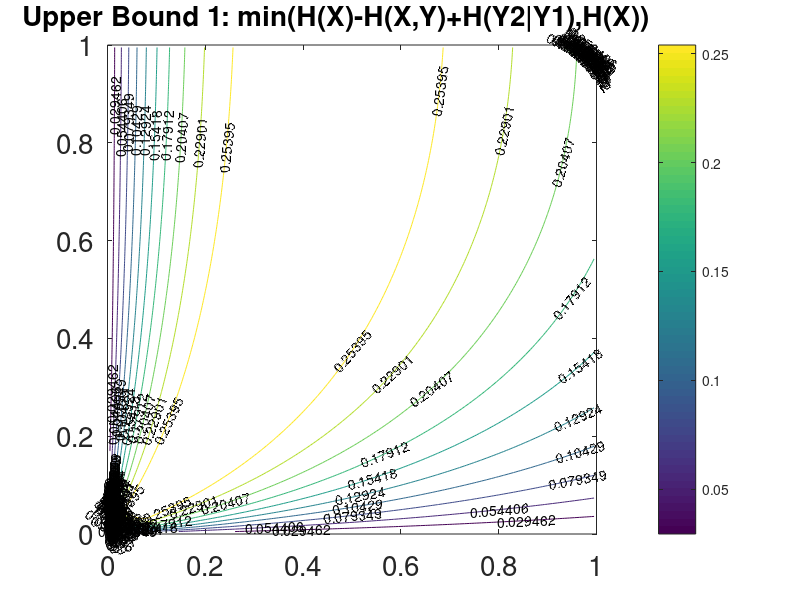

Write the MATLAB code that produced this figure. (Note: a time limit stopped this script after it produced the figure.)
%% Two state channel model with output Y given by (0/Unbound, 1/Bound) and
% input X given by (0/Low, 1/High).  
%
% Calculate the discrete time transition matrix, and bounds on the mutual
% information rates.  
%
% Background.  The mutual information rate is
%
% MI(X,Y) = H(X)+H(Y)-H(X,Y)
%
% We take X to be a Markov process with transition probabilities 
%
% X=0->X=1 w.pr. r (per time step)
% X=1->X=0 w.pr. s (per time step)
% 
% Therefore H(X) is a known function of r and s.
%
% The transition matrix for X is [r,1-r; s,1-s]. (Rows summing to one.)
%
% The steady state distribution for X is

px0=@(r,s)s./(r+s); % probability that X=0 (low concentration)
px1=@(r,s)r./(r+s); % probability that X=1 (high concentration)

% The binary entropy function is 

phi2=@(p)(p.*log2(1./p)+(1-p).*log2(1./(1-p))); % entropy is measured in bits

% The entropy rate of X is 

HX=@(r,s)px0(r,s).*phi2(r)+px1(r,s).*phi2(s); % standard entropy rate for 2-state Markov process

%% Check
rvec=linspace(0,1,201); % r-grid for plotting
svec=linspace(0,1,200); % s-grid for plotting
[rplot,splot]=meshgrid(rvec,svec);
HXplot=HX(rplot,splot);
figure
[c,h]=contour(rplot,splot,HXplot);
clabel(c,h);
axis equal,axis tight,axis([0 1 0 1])
colorbar
set(gca,'FontSize',20)

%% The joint process. 
% (X-index shifted by 1 to match notation in our paper, which was chosen to
% match the notation in the Berger papers.  The joint Markov process is
% then (X(t+1),Y(t))->(X(t+2),Y(t+1)).
%
% For notation we use X=0(Low) or X=1(High) and Y=0(Unbound) or Y=1(Bound).
%
% The output Y has transition probability Y(t)=0->Y(t+1)=1 that depends on
% the value of X(t+1).  We assume the transition probability
% Y(t)=1->Y(t+1)=0 is independent of X(t+1).  In the general case, we have the following.
% If X(t+1)=0 then Pr(Y(t+1)=1 | Y(t)=0) = alo, and Pr(Y(t+1)=0 | Y(t)=0) = 1-alo.
% If X(t+1)=1 then Pr(Y(t+1)=1 | Y(t)=0) = ahi, and Pr(Y(t+1)=0 | Y(t)=0) = 1-ahi.
% For all X, Pr(Y(t+1)=0 | Y(t)=1) = b, and Pr(Y(t+1)=1 | Y(t)=1) = 1-b.
%
% With this definition, the combined process Z(t)=(X(t+1),Y(t)) is a Markov
% process on four states:
% Z1=(X=0,Y=0)
% Z2=(X=0,Y=1)
% Z3=(X=1,Y=0)
% Z4=(X=1,Y=1)
%
% The transition matrix for Z is given by T (rows sum to 1)
T=@(r,s,alo,ahi,b)...
    [(1-r).*(1-alo),  (1-r).*alo,     r.*(1-alo),       r.*alo;
    (1-r).*b,           (1-r).*(1-b),  r.*b,               r.*(1-b);
    s.*(1-ahi),        s.*ahi,          (1-s).*(1-ahi), (1-s).*ahi;
    s.*b,                s.*(1-b),       (1-s).*b,         (1-s).*(1-b)];

% For future reference:
aloplot=.1; % nominal "low" binding rate
ahiplot=.9; % nominal "high" binding rate
bplot=.5; % nominal unbinding rate

% We will need the components of T one by one later.

% First Row of T:
TLU2LU=@(r,s,alo,ahi,b)(1-r).*(1-alo);
TLU2LB=@(r,s,alo,ahi,b)(1-r).*alo;
TLU2HU=@(r,s,alo,ahi,b)r.*(1-alo);
TLU2HB=@(r,s,alo,ahi,b)r.*alo;

% Second Row of T:
TLB2LU=@(r,s,alo,ahi,b)(1-r).*b;
TLB2LB=@(r,s,alo,ahi,b)(1-r).*(1-b);
TLB2HU=@(r,s,alo,ahi,b)r.*b;
TLB2HB=@(r,s,alo,ahi,b)r.*(1-b);

% Third Row of T:
THU2LU=@(r,s,alo,ahi,b)s.*(1-ahi);
THU2LB=@(r,s,alo,ahi,b)s.*ahi;
THU2HU=@(r,s,alo,ahi,b)(1-s).*(1-ahi);
THU2HB=@(r,s,alo,ahi,b)(1-s).*ahi;

% Fourth Row of T:
THB2LU=@(r,s,alo,ahi,b)s.*b;
THB2LB=@(r,s,alo,ahi,b)s.*(1-b);
THB2HU=@(r,s,alo,ahi,b)(1-s).*b;
THB2HB=@(r,s,alo,ahi,b)(1-s).*(1-b);

% To check: alternate definition of T.  It works! (2013-03-15 2:00 pm EDT)
% Now comment it out and use the original only.
%T=@(r,s,alo,ahi,b)...
%    [TLU2LU(r,s,alo,ahi,b),TLU2LB(r,s,alo,ahi,b),TLU2HU(r,s,alo,ahi,b),TLU2HB(r,s,alo,ahi,b);...
%    TLB2LU(r,s,alo,ahi,b),TLB2LB(r,s,alo,ahi,b),TLB2HU(r,s,alo,ahi,b),TLB2HB(r,s,alo,ahi,b);...
%    THU2LU(r,s,alo,ahi,b),THU2LB(r,s,alo,ahi,b),THU2HU(r,s,alo,ahi,b),THU2HB(r,s,alo,ahi,b);...
%    THB2LU(r,s,alo,ahi,b),THB2LB(r,s,alo,ahi,b),THB2HU(r,s,alo,ahi,b),THB2HB(r,s,alo,ahi,b)];

% Transition probability matrix in a different form:
% Pr[X3=x3,Y2=y2|X2=x2,Y1=y1], i.e. T(x2,y1->x3,y2), written as a function of x2,y1,x3,y2:
TT=@(r,s,alo,ahi,b,x2,y1,x3,y2)...
    ...% First Row of T:
    (1-x2).*(1-y1).*(1-x3).*(1-y2).*TLU2LU(r,s,alo,ahi,b)+...
    (1-x2).*(1-y1).*(1-x3).*y2.*TLU2LB(r,s,alo,ahi,b)+...
    (1-x2).*(1-y1).*x3.*(1-y2).*TLU2HU(r,s,alo,ahi,b)+...
    (1-x2).*(1-y1).*x3.*y2.*TLU2HB(r,s,alo,ahi,b)+...
    ...% Second Row of T:
    (1-x2).*y1.*(1-x3).*(1-y2).*TLB2LU(r,s,alo,ahi,b)+...
    (1-x2).*y1.*(1-x3).*y2.*TLB2LB(r,s,alo,ahi,b)+...
    (1-x2).*y1.*x3.*(1-y2).*TLB2HU(r,s,alo,ahi,b)+...
    (1-x2).*y1.*x3.*y2.*TLB2HB(r,s,alo,ahi,b)+...
    ...% Third Row of T:
    x2.*(1-y1).*(1-x3).*(1-y2).*THU2LU(r,s,alo,ahi,b)+...
    x2.*(1-y1).*(1-x3).*y2.*THU2LB(r,s,alo,ahi,b)+...
    x2.*(1-y1).*x3.*(1-y2).*THU2HU(r,s,alo,ahi,b)+...
    x2.*(1-y1).*x3.*y2.*THU2HB(r,s,alo,ahi,b)+...
    ...% Fourth Row of T:
    x2.*y1.*(1-x3).*(1-y2).*THB2LU(r,s,alo,ahi,b)+...
    x2.*y1.*(1-x3).*y2.*THB2LB(r,s,alo,ahi,b)+...
    x2.*y1.*x3.*(1-y2).*THB2HU(r,s,alo,ahi,b)+...
    x2.*y1.*x3.*y2.*THB2HB(r,s,alo,ahi,b);

%% The stationary distribution for Z is given by

abar=@(r,s,alo,ahi)(r*ahi + s*alo)./(r + s); % average of "a" over input ensemble
lambda=@(r,s)1-(r+s); % eigenvalue for convergence rate of 2 state Markov input process
% make sure r and s can be arrays, for plotting
% ZZ is the normalization constant for the stationary probability
% distribution.
ZZ=@(r,s,alo,ahi,b)...
   b*s.*(1-lambda(r,s)+(ahi+b)*lambda(r,s))+...
    s.*(lambda(r,s)*alo*(ahi+b)+(r+s).*abar(r,s,alo,ahi))+...
    b*r.*(1-lambda(r,s)+(alo+b)*lambda(r,s))+...
    r.*(lambda(r,s)*ahi*(alo+b)+(r+s).*abar(r,s,alo,ahi));

pxy00=@(r,s,alo,ahi,b)b*s.*(1-lambda(r,s)+(ahi+b)*lambda(r,s))./ZZ(r,s,alo,ahi,b);
pxy01=@(r,s,alo,ahi,b)s.*(lambda(r,s)*alo*(ahi+b)+(r+s).*abar(r,s,alo,ahi))./ZZ(r,s,alo,ahi,b);
pxy10=@(r,s,alo,ahi,b)b*r.*(1-lambda(r,s)+(alo+b)*lambda(r,s))./ZZ(r,s,alo,ahi,b);
pxy11=@(r,s,alo,ahi,b)r.*(lambda(r,s).*ahi*(alo+b)+(r+s).*abar(r,s,alo,ahi))./ZZ(r,s,alo,ahi,b);

%% test stationary distribution
commandwindow
disp('Checking stationary distribution code is consistent...')
for j=1:5
    r=rand;s=rand;alo=rand;ahi=rand;b=rand;
    pxy=[pxy00(r,s,alo,ahi,b),pxy01(r,s,alo,ahi,b),pxy10(r,s,alo,ahi,b),pxy11(r,s,alo,ahi,b)];
    disp(sum(pxy))
    disp([pxy;pxy*T(r,s,alo,ahi,b)]); % should be 1 and identical)
    pause(1)
end
clear pxy r s alo ahi b
disp('OK, at long last it works!  2013-03-15, 11:30 am EDT')

%% Entropy rate of (X,Y) together 
% In the paper's notation, this is the entropy of the process
% Z(t)=(X(t+1),Y(t)).  

% We will need the entropy of a four-component distribution.  The
% quaternary entropy function is (in bits)

phi4=@(p1,p2,p3,p4)...
    (p1.*log2(1./p1)+p2.*log2(1./p2)+p3.*log2(1./p3)+p4.*log2(1./p4)); 

HXY=@(r,s,alo,ahi,b)...
    pxy00(r,s,alo,ahi,b).*...
    phi4(TLU2LU(r,s,alo,ahi,b),TLU2LB(r,s,alo,ahi,b),TLU2HU(r,s,alo,ahi,b),TLU2HB(r,s,alo,ahi,b))...
    +...
    pxy01(r,s,alo,ahi,b).*...
    phi4(TLB2LU(r,s,alo,ahi,b),TLB2LB(r,s,alo,ahi,b),TLB2HU(r,s,alo,ahi,b),TLB2HB(r,s,alo,ahi,b))...
    +...
    pxy10(r,s,alo,ahi,b).*...
    phi4(THU2LU(r,s,alo,ahi,b),THU2LB(r,s,alo,ahi,b),THU2HU(r,s,alo,ahi,b),THU2HB(r,s,alo,ahi,b))...
    +...
    pxy11(r,s,alo,ahi,b).*...
    phi4(THB2LU(r,s,alo,ahi,b),THB2LB(r,s,alo,ahi,b),THB2HU(r,s,alo,ahi,b),THB2HB(r,s,alo,ahi,b));

%   Entries of "T": each row is a probability distribution of destinations.        
%   [TLU2LU(r,s,alo,ahi,b),TLU2LB(r,s,alo,ahi,b),TLU2HU(r,s,alo,ahi,b),TLU2HB(r,s,alo,ahi,b);...
%   TLB2LU(r,s,alo,ahi,b),TLB2LB(r,s,alo,ahi,b),TLB2HU(r,s,alo,ahi,b),TLB2HB(r,s,alo,ahi,b);...
%   THU2LU(r,s,alo,ahi,b),THU2LB(r,s,alo,ahi,b),THU2HU(r,s,alo,ahi,b),THU2HB(r,s,alo,ahi,b);...
%   THB2LU(r,s,alo,ahi,b),THB2LB(r,s,alo,ahi,b),THB2HU(r,s,alo,ahi,b),THB2HB(r,s,alo,ahi,b)];

%% plot HXY

HXYplot=HXY(rplot,splot,aloplot,ahiplot,bplot);
figure
[c,h]=contour(rplot,splot,HXYplot);
clabel(c,h);
axis equal,axis tight,axis([0 1 0 1])
colorbar
set(gca,'FontSize',20)
title('Joint Entropy Rate H(X,Y)','FontSize',20)

% Checks out.  Had to replace "*" with ".*" for r, s products to work
% properly.  PJT 2013-03-15 2:30 p.m.

%% The Mutual information is MI=H(X)+H(Y)-H(X,Y)
% Since H(Y)>=0, MI >=H(X)-H(X,Y) gives the simplest lower bound. Plot this
% lower bound "0"
MILB0=@(r,s,alo,ahi,b) HX(r,s)-HXY(r,s,alo,ahi,b);
MILB0plot=MILB0(rplot,splot,aloplot,ahiplot,bplot);
figure
[c,h]=contour(rplot,splot,MILB0plot);
clabel(c,h);
axis equal,axis tight,axis([0 1 0 1])
colorbar
set(gca,'FontSize',20)
title('Lower Bound 0: H(X)-H(X,Y)','FontSize',20)

% Comment: this quantity turns out to be negative.  Since MI>=0, this is
% not much of a lower bound!

%% Entropy of Y (single trial) Gives the simplest upper bound on H[Y]
py0=@(r,s,alo,ahi,b)pxy00(r,s,alo,ahi,b)+pxy10(r,s,alo,ahi,b);
py1=@(r,s,alo,ahi,b)pxy01(r,s,alo,ahi,b)+pxy11(r,s,alo,ahi,b);
HYUB0=@(r,s,alo,ahi,b)phi2(py0(r,s,alo,ahi,b));
HYcheck=@(r,s,alo,ahi,b)phi2(py1(r,s,alo,ahi,b)); % should be same as HY.

%Check construction
disp('Quick check that I constructed the entropy H[Y] (one step) correctly:')
r=rand(1,5);s=rand(1,5);alo=rand;ahi=rand;b=rand;
commandwindow
disp([HYUB0(r,s,alo,ahi,b);HYcheck(r,s,alo,ahi,b)])
clear r s alo ahi b
disp('OK, appears consistent.  Moving on...')

% plot HY
HYplot=HYUB0(rplot,splot,aloplot,ahiplot,bplot);
figure
[c,h]=contour(rplot,splot,HYplot);
clabel(c,h);
axis equal,axis tight,axis([0 1 0 1])
colorbar
set(gca,'FontSize',20)
shg

% Looks OK (2014-04-06)

%% Simplest upper bound is MI<=H(X)-H(X,Y)+H(Y,snapshot)
MIUB0=@(r,s,alo,ahi,b)HX(r,s)-HXY(r,s,alo,ahi,b)+HYUB0(r,s,alo,ahi,b);
MIUB0plot=MIUB0(rplot,splot,aloplot,ahiplot,bplot);
figure
[c,h]=contour(rplot,splot,MIUB0plot);
clabel(c,h);
axis equal,axis tight,axis([0 1 0 1])
colorbar
set(gca,'FontSize',20)
title('Upper Bound 0: H(X)-H(X,Y)+H(Y1)','FontSize',20)
shg

% Comment: this quantity shows the famous "ridge" that apparently stays
% positive all the way to r=s=0, where we know MI must go to zero.  

%% Next simplest Lower Bound is based on H[Y2|X2,Y1]
HYLB1=@(r,s,alo,ahi,b) ...
    pxy00(r,s,alo,ahi,b).*phi2(TLU2LB(r,s,alo,ahi,b)+TLU2HB(r,s,alo,ahi,b))+...
    pxy01(r,s,alo,ahi,b).*phi2(TLB2LB(r,s,alo,ahi,b)+TLB2HB(r,s,alo,ahi,b))+...
    pxy10(r,s,alo,ahi,b).*phi2(THU2LB(r,s,alo,ahi,b)+THU2HB(r,s,alo,ahi,b))+...
    pxy11(r,s,alo,ahi,b).*phi2(THB2LB(r,s,alo,ahi,b)+THB2HB(r,s,alo,ahi,b));
MILB1=@(r,s,alo,ahi,b)HX(r,s)-HXY(r,s,alo,ahi,b)+HYLB1(r,s,alo,ahi,b);
MILB1plot=MILB1(rplot,splot,aloplot,ahiplot,bplot);
% Skip this plot -- MI is zero to within machine precision, but takes a
% long time to plot on account of the many interwoven level curves.
%figure
%[c,h]=contour(rplot,splot,MILB1plot);
%clabel(c,h);
%axis equal,axis tight,axis([0 1 0 1])
%colorbar
%set(gca,'FontSize',20)
%title('Lower Bound 1: H(X)-H(X,Y)+H(Y2|X2,Y1)','FontSize',20)
%shg
    
% Comment: this quantity apparently evaluates to zero, within machine
% precision!  So that is the same as saying MI>=0.

%% Next simplest Upper Bound is based on H[Y2|Y1]

% We need Pr[X3=x3,Y2=y2|Y1=y1] and Pr[x2=x2|Y1=y1].  

% To convert from (x,y) indexing to i=[1,2,3,4] indexing, note that
% [0:3=(2x+y)] has a one in exactly location 1,2,3 or 4, depending on
% whether xy=00, xy=01, xy=10, or xy=11, respectively.

% Pr[X2=x2|Y1=y1]
px2gy1=@(r,s,alo,ahi,b,x2,y1)...
    (1-x2).*(1-y1).*(pxy00(r,s,alo,ahi,b)./(py0(r,s,alo,ahi,b)))+... % case x2=0,y1=0
    (1-x2).*y1    .*(pxy01(r,s,alo,ahi,b)./(py1(r,s,alo,ahi,b)))+... % case x2=0,y1=1
    x2.*(1-y1)    .*(pxy10(r,s,alo,ahi,b)./(py0(r,s,alo,ahi,b)))+... % case x2=1,y1=0
    x2.*y1        .*(pxy11(r,s,alo,ahi,b)./(py1(r,s,alo,ahi,b)));    % case x2=1,y2=1

% Pr[X3=x3,Y2=y2|Y1=y1]
px3y2gy1=@(r,s,alo,ahi,b,x3,y2,y1)...
    TT(r,s,alo,ahi,b,0,y1,x3,y2)... % Pulls out the (L,y1)->(x3,y2) element of T, i.e. Pr[X3=x3,Y2=y2|X2=L,Y1=y1]
    .*px2gy1(r,s,alo,ahi,b,0,y1)+... % Gives Pr[X=L|Y1=y1]
    TT(r,s,alo,ahi,b,1,y1,x3,y2)... % Pulls out the (H,y1)->(x3,y2) element of T, i.e. Pr[X3=x3,Y2=y2|X2=H,Y1=y1]
    .*px2gy1(r,s,alo,ahi,b,1,y1);     % Gives Pr[X=H|Y1=y1]

HYUB1=@(r,s,alo,ahi,b) ...
    py0(r,s,alo,ahi,b).*phi2(px3y2gy1(r,s,alo,ahi,b,0,1,0)+px3y2gy1(r,s,alo,ahi,b,1,1,0))+...
    py1(r,s,alo,ahi,b).*phi2(px3y2gy1(r,s,alo,ahi,b,0,1,1)+px3y2gy1(r,s,alo,ahi,b,1,1,1));
MIUB1=@(r,s,alo,ahi,b)HX(r,s)-HXY(r,s,alo,ahi,b)+HYUB1(r,s,alo,ahi,b);
MIUB1plot=min(MIUB1(rplot,splot,aloplot,ahiplot,bplot),HX(rplot,splot));
figure
[c,h]=contour(rplot,splot,MIUB1plot);
clabel(c,h);
axis equal,axis tight,axis([0 1 0 1])
colorbar
set(gca,'FontSize',20)
title('Upper Bound 1: min(H(X)-H(X,Y)+H(Y2|Y1),H(X))    ','FontSize',20)
shg
print -dpdf Cap2StateMarkov2_UB1.pdf

%% Compare the bounds we now have

bound_diff_1=@(r,s,alo,ahi,b)min(HX(r,s),MIUB1(r,s,alo,ahi,b))-MILB1(r,s,alo,ahi,b);
bd1plot=bound_diff_1(rplot,splot,aloplot,ahiplot,bplot);
figure
[c,h]=contour(rplot,splot,bd1plot);
clabel(c,h);
axis equal,axis tight,axis([0 1 0 1])
colorbar
set(gca,'FontSize',20)
title('Difference between UB1 and LB1  ','FontSize',20)
shg

%% Next Simplest Upper Bound is H[Y3|Y2,Y1]
% for this bound we need
% Pr[X3=x3,X2=x2|Y2=y2,Y1=y1]=px3x2gy2y1(x3,x2,y2,y1)
% and
% Pr[X4=x4,Y3=B|X3=x3,Y2=y2,X2=x2,Y1=y1]=px4y3gx3y2y1(x4,y3,x3,y2,y1), at
% Y3=B
% and 
% Pr[X3=x3,Y2=y2,X2=x2,Y1=y1]=px3y2x2y1(x3,y2,x2,y1).
% Then, H[Y3|Y1,Y2] is the sum over y1 and y2 of (
% sum over x2, x3 of (
% px3y2x2y1) )
% times 
% phi2(sum over x4 of (sum over x2,x3 of (prx4y3gx3y2x2y1*prx3x2gy2y1)))

py1x2y2x3=@(r,s,alo,ahi,b,y1,x2,y2,x3)(...
    (1-x2).*(1-y1).*pxy00(r,s,alo,ahi,b)+...
    (1-x2).*y1.*pxy01(r,s,alo,ahi,b)+...
    x2.*(1-y1).*pxy10(r,s,alo,ahi,b)+...
    x2.*y1.*pxy11(r,s,alo,ahi,b)).*...
    TT(r,s,alo,ahi,b,x2,y1,x3,y2);

py1y2=@(r,s,alo,ahi,b,y1,y2)(... % sum over x2,x3=0,1
    py1x2y2x3(r,s,alo,ahi,b,y1,0,y2,0)+...
    py1x2y2x3(r,s,alo,ahi,b,y1,0,y2,1)+...
    py1x2y2x3(r,s,alo,ahi,b,y1,1,y2,0)+...
    py1x2y2x3(r,s,alo,ahi,b,y1,1,y2,1));

py3x4gy1x2y2x3=@(r,s,alo,ahi,b,y3,x4,y1,x2,y2,x3)TT(r,s,alo,ahi,b,x3,y2,x4,y3); % 4x4 transition probability    

px2x3gy1y2=@(r,s,alo,ahi,b,x2,x3,y1,y2)py1x2y2x3(r,s,alo,ahi,b,y1,x2,y2,x3)./py1y2(r,s,alo,ahi,b,y1,y2); % Bayes' rule

py3x4gy1y2=@(r,s,alo,ahi,b,y3,x4,y1,y2)(... % sum over x2,x3=0,1
    py3x4gy1x2y2x3(r,s,alo,ahi,b,1,x4,y1,0,y2,0).*px2x3gy1y2(r,s,alo,ahi,b,0,0,y1,y2)+...
    py3x4gy1x2y2x3(r,s,alo,ahi,b,1,x4,y1,0,y2,1).*px2x3gy1y2(r,s,alo,ahi,b,0,1,y1,y2)+...
    py3x4gy1x2y2x3(r,s,alo,ahi,b,1,x4,y1,1,y2,0).*px2x3gy1y2(r,s,alo,ahi,b,1,0,y1,y2)+...
    py3x4gy1x2y2x3(r,s,alo,ahi,b,1,x4,y1,1,y2,1).*px2x3gy1y2(r,s,alo,ahi,b,1,1,y1,y2)); 

py3gy1y2=@(r,s,alo,ahi,b,y3,y1,y2)(... % sum over x4=0,1
    py3x4gy1y2(r,s,alo,ahi,b,y3,0,y1,y2)+...
    py3x4gy1y2(r,s,alo,ahi,b,y3,1,y1,y2));


HYUB2=@(r,s,alo,ahi,b)(...
    py1y2(r,s,alo,ahi,b,0,0).*phi2(py3gy1y2(r,s,alo,ahi,b,1,0,0))+...
    py1y2(r,s,alo,ahi,b,0,1).*phi2(py3gy1y2(r,s,alo,ahi,b,1,0,1))+...
    py1y2(r,s,alo,ahi,b,1,0).*phi2(py3gy1y2(r,s,alo,ahi,b,1,1,0))+...
    py1y2(r,s,alo,ahi,b,1,1).*phi2(py3gy1y2(r,s,alo,ahi,b,1,1,1)));
MIUB2=@(r,s,alo,ahi,b)HX(r,s)-HXY(r,s,alo,ahi,b)+HYUB2(r,s,alo,ahi,b);
MIUB2plot=min(MIUB2(rplot,splot,aloplot,ahiplot,bplot),HX(rplot,splot));
figure
[c,h]=contour(rplot,splot,MIUB2plot);
clabel(c,h);
axis equal,axis tight,axis([0 1 0 1])
colorbar
set(gca,'FontSize',20)
title('Upper Bound 2: min(H(X)-H(X,Y)+H(Y3|Y2,Y1),H(X))    ','FontSize',20)
shg
%print -dpdf Cap2StateMarkov2_UB2.pdf

%% Next simplest Lower Bound is based on H[Y3|X2,Y1,Y2]

py1x2y2=@(r,s,alo,ahi,b,y1,x2,y2)(... % sum over x3
    py1x2y2x3(r,s,alo,ahi,b,y1,x2,y2,0)+...
    py1x2y2x3(r,s,alo,ahi,b,y1,x2,y2,1));

px3gy1x2y2=@(r,s,alo,ahi,b,x3,y2,x2,y1)(...
    py1x2y2x3(r,s,alo,ahi,b,y1,x2,y2,x3)./py1x2y2(r,s,alo,ahi,b,y1,x2,y2));

py3x4gx2y1y2=@(r,s,alo,ahi,b,y3,x4,x2,y1,y2)(...% sum over x3=0,1
    py3x4gy1x2y2x3(r,s,alo,ahi,b,y3,x4,y1,x2,y2,0).*px3gy1x2y2(r,s,alo,ahi,b,0,y2,x2,y1)+...
    py3x4gy1x2y2x3(r,s,alo,ahi,b,y3,x4,y1,x2,y2,1).*px3gy1x2y2(r,s,alo,ahi,b,1,y2,x2,y1));

px2y1y2=@(r,s,alo,ahi,b,x2,y1,y2)(...% sum over x3=0,1
    py1x2y2x3(r,s,alo,ahi,b,y1,x2,y2,0)+...
    py1x2y2x3(r,s,alo,ahi,b,y1,x2,y2,1));

py3gx2y1y2=@(r,s,alo,ahi,b,y3,x2,y1,y2)(...% sum over x4=0,1
    py3x4gx2y1y2(r,s,alo,ahi,b,y3,0,x2,y1,y2)+...
    py3x4gx2y1y2(r,s,alo,ahi,b,y3,1,x2,y1,y2));

HYLB2=@(r,s,alo,ahi,b)(... % sum over x2,y1,y2=0,1
    px2y1y2(r,s,alo,ahi,b,0,0,0).*phi2(py3gx2y1y2(r,s,alo,ahi,b,1,0,0,0))+...
    px2y1y2(r,s,alo,ahi,b,0,0,1).*phi2(py3gx2y1y2(r,s,alo,ahi,b,1,0,0,1))+...
    px2y1y2(r,s,alo,ahi,b,0,1,0).*phi2(py3gx2y1y2(r,s,alo,ahi,b,1,0,1,0))+...
    px2y1y2(r,s,alo,ahi,b,0,1,1).*phi2(py3gx2y1y2(r,s,alo,ahi,b,1,0,1,1))+...
    px2y1y2(r,s,alo,ahi,b,1,0,0).*phi2(py3gx2y1y2(r,s,alo,ahi,b,1,1,0,0))+...
    px2y1y2(r,s,alo,ahi,b,1,0,1).*phi2(py3gx2y1y2(r,s,alo,ahi,b,1,1,0,1))+...
    px2y1y2(r,s,alo,ahi,b,1,1,0).*phi2(py3gx2y1y2(r,s,alo,ahi,b,1,1,1,0))+...
    px2y1y2(r,s,alo,ahi,b,1,1,1).*phi2(py3gx2y1y2(r,s,alo,ahi,b,1,1,1,1)));
MILB2=@(r,s,alo,ahi,b)HX(r,s)-HXY(r,s,alo,ahi,b)+HYLB2(r,s,alo,ahi,b);
MILB2plot=MILB2(rplot,splot,aloplot,ahiplot,bplot);
figure
[c,h]=contour(rplot,splot,MILB2plot);
clabel(c,h);
axis equal,axis tight,axis([0 1 0 1])
colorbar
set(gca,'FontSize',20)
title('Lower Bound 2: H(X)-H(X,Y)+H(Y3|X2,Y1,Y2)','FontSize',20)
shg

%% Compare LB2 and UB2

bound_diff_2=@(r,s,alo,ahi,b)min(HX(r,s),MIUB2(r,s,alo,ahi,b))-MILB2(r,s,alo,ahi,b);
bd2plot=bound_diff_2(rplot,splot,aloplot,ahiplot,bplot);
figure
[c,h]=contour(rplot,splot,bd2plot);
clabel(c,h);
axis equal,axis tight,axis([0 1 0 1])
colorbar
set(gca,'FontSize',20)
title('Difference between UB2 and LB2  ','FontSize',20)
shg

%% compare contour lines of LB2 and UB2
figure
[cl,hl]=contour(rplot,splot,MILB2plot,'r--');
clabel(cl,hl);
hold on
[cu,hu]=contour(rplot,splot,MIUB2plot,'k-');
clabel(cu,hu);
% add line along IID axis
line([0 1],[1 0])
axis equal, axis tight, axis([0 1 0 1])
set(gca,'FontSize',20)
title('Lower and Upper Bounds of MI (Depth=2)  ','FontSize',20)
shg
print -dpdf Capacity2StateMarkov2_alo_p1_ahi_p9_b_b5.pdf

%% Find maximum of lower bound (roughly) over r and s grid
LB2max_rough=max(max(MILB2(rplot,splot,aloplot,ahiplot,bplot))); % 0.278897344739580
UB2min_rough=min(min(min(HX(rplot,splot),MIUB2(rplot,splot,aloplot,ahiplot,bplot))));
UB2max_rough=max(max(min(HX(rplot,splot),MIUB2(rplot,splot,aloplot,ahiplot,bplot)))); % 0.278897850764829
% difference is 5.0603e-07
figure
%[c,h]=contour(rplot,splot,MIUB2(rplot,splot,aloplot,ahiplot,bplot),[LB2max_rough,LB2max_rough]);
surf(rplot,splot,MILB2(rplot,splot,aloplot,ahiplot,bplot));
hold on
surf(rplot,splot,MIUB2(rplot,splot,aloplot,ahiplot,bplot));
shg
shading interp
